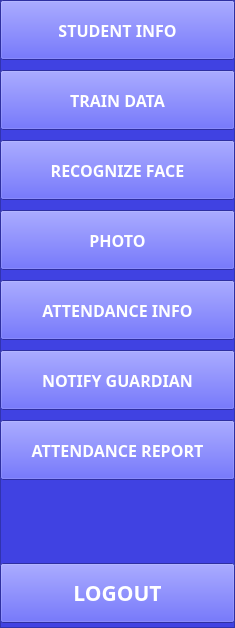
  <widget class="QFrame" name="frame">
   <property name="geometry">
    <rect>
     <x>0</x>
     <y>87</y>
     <width>235</width>
     <height>628</height>
    </rect>
   </property>
   <property name="styleSheet">
    <string notr="true">QFrame
{
	background-color: rgb(64, 66, 226)
}</string>
   </property>
   <property name="frameShape">
    <enum>QFrame::StyledPanel</enum>
   </property>
   <property name="frameShadow">
    <enum>QFrame::Raised</enum>
   </property>
   <widget class="QPushButton" name="pushButton">
    <property name="geometry">
     <rect>
      <x>0</x>
      <y>0</y>
      <width>235</width>
      <height>60</height>
     </rect>
    </property>
    <property name="font">
     <font>
      <family>Montserrat</family>
      <pointsize>12</pointsize>
      <weight>75</weight>
      <bold>true</bold>
     </font>
    </property>
    <property name="styleSheet">
     <string notr="true">QPushButton
{
	background-color: rgb(64, 66, 226);
	color: rgb(255, 255, 255);
}
QPushButton::hover
{
	background-color: rgb(0, 170, 0);
}</string>
    </property>
    <property name="text">
     <string>STUDENT INFO</string>
    </property>
    <property name="flat">
     <bool>false</bool>
    </property>
   </widget>
   <widget class="QPushButton" name="pushButton_2">
    <property name="geometry">
     <rect>
      <x>0</x>
      <y>70</y>
      <width>235</width>
      <height>60</height>
     </rect>
    </property>
    <property name="font">
     <font>
      <family>Montserrat</family>
      <pointsize>12</pointsize>
      <weight>75</weight>
      <bold>true</bold>
     </font>
    </property>
    <property name="styleSheet">
     <string notr="true">QPushButton
{
	background-color: rgb(64, 66, 226);
	color: rgb(255, 255, 255);
}
QPushButton::hover
{
	background-color: rgb(0, 170, 0);
}</string>
    </property>
    <property name="text">
     <string>TRAIN DATA</string>
    </property>
    <property name="flat">
     <bool>false</bool>
    </property>
   </widget>
   <widget class="QPushButton" name="pushButton_3">
    <property name="geometry">
     <rect>
      <x>0</x>
      <y>210</y>
      <width>235</width>
      <height>60</height>
     </rect>
    </property>
    <property name="font">
     <font>
      <family>Montserrat Black</family>
      <pointsize>12</pointsize>
      <weight>75</weight>
      <bold>true</bold>
     </font>
    </property>
    <property name="styleSheet">
     <string notr="true">QPushButton
{
	background-color: rgb(64, 66, 226);
	color: rgb(255, 255, 255);
}
QPushButton::hover
{
	background-color: rgb(0, 170, 0);
}</string>
    </property>
    <property name="text">
     <string>PHOTO</string>
    </property>
    <property name="flat">
     <bool>false</bool>
    </property>
   </widget>
   <widget class="QPushButton" name="pushButton_6">
    <property name="geometry">
     <rect>
      <x>0</x>
      <y>420</y>
      <width>235</width>
      <height>60</height>
     </rect>
    </property>
    <property name="font">
     <font>
      <family>Montserrat Black</family>
      <pointsize>12</pointsize>
      <weight>75</weight>
      <bold>true</bold>
     </font>
    </property>
    <property name="styleSheet">
     <string notr="true">QPushButton
{
	background-color: rgb(64, 66, 226);
	color: rgb(255, 255, 255);
}
QPushButton::hover
{
	background-color: rgb(0, 170, 0);
}</string>
    </property>
    <property name="text">
     <string>ATTENDANCE REPORT</string>
    </property>
    <property name="flat">
     <bool>false</bool>
    </property>
   </widget>
   <widget class="QPushButton" name="pushButton_7">
    <property name="geometry">
     <rect>
      <x>0</x>
      <y>563</y>
      <width>235</width>
      <height>60</height>
     </rect>
    </property>
    <property name="font">
     <font>
      <family>Montserrat Black</family>
      <pointsize>16</pointsize>
      <weight>75</weight>
      <bold>true</bold>
     </font>
    </property>
    <property name="styleSheet">
     <string notr="true">QPushButton
{
	background-color: rgb(64, 66, 226);
	color: rgb(255, 255, 255);
}
QPushButton::hover
{
	background-color:rgb(255, 0, 0);
}</string>
    </property>
    <property name="text">
     <string>LOGOUT</string>
    </property>
    <property name="flat">
     <bool>false</bool>
    </property>
   </widget>
   <widget class="QPushButton" name="pushButton_5">
    <property name="geometry">
     <rect>
      <x>0</x>
      <y>350</y>
      <width>235</width>
      <height>60</height>
     </rect>
    </property>
    <property name="font">
     <font>
      <family>Montserrat Black</family>
      <pointsize>12</pointsize>
      <weight>75</weight>
      <bold>true</bold>
     </font>
    </property>
    <property name="styleSheet">
     <string notr="true">QPushButton
{
	background-color: rgb(64, 66, 226);
	color: rgb(255, 255, 255);
}
QPushButton::hover
{
	background-color: rgb(0, 170, 0);
}</string>
    </property>
    <property name="text">
     <string>NOTIFY GUARDIAN</string>
    </property>
    <property name="flat">
     <bool>false</bool>
    </property>
   </widget>
   <widget class="QPushButton" name="pushButton_4">
    <property name="geometry">
     <rect>
      <x>0</x>
      <y>140</y>
      <width>235</width>
      <height>60</height>
     </rect>
    </property>
    <property name="font">
     <font>
      <family>Montserrat Black</family>
      <pointsize>12</pointsize>
      <weight>75</weight>
      <bold>true</bold>
     </font>
    </property>
    <property name="styleSheet">
     <string notr="true">QPushButton
{
	background-color: rgb(64, 66, 226);
	color: rgb(255, 255, 255);
}
QPushButton::hover
{
	background-color: rgb(0, 170, 0);
}</string>
    </property>
    <property name="text">
     <string>RECOGNIZE FACE</string>
    </property>
    <property name="flat">
     <bool>false</bool>
    </property>
   </widget>
   <widget class="QPushButton" name="pushButton_9">
    <property name="geometry">
     <rect>
      <x>0</x>
      <y>280</y>
      <width>235</width>
      <height>60</height>
     </rect>
    </property>
    <property name="font">
     <font>
      <family>Montserrat Black</family>
      <pointsize>12</pointsize>
      <weight>75</weight>
      <bold>true</bold>
     </font>
    </property>
    <property name="styleSheet">
     <string notr="true">QPushButton
{
	background-color: rgb(64, 66, 226);
	color: rgb(255, 255, 255);
}
QPushButton::hover
{
	background-color: rgb(0, 170, 0);
}</string>
    </property>
    <property name="text">
     <string>ATTENDANCE INFO</string>
    </property>
   </widget>
  </widget>
